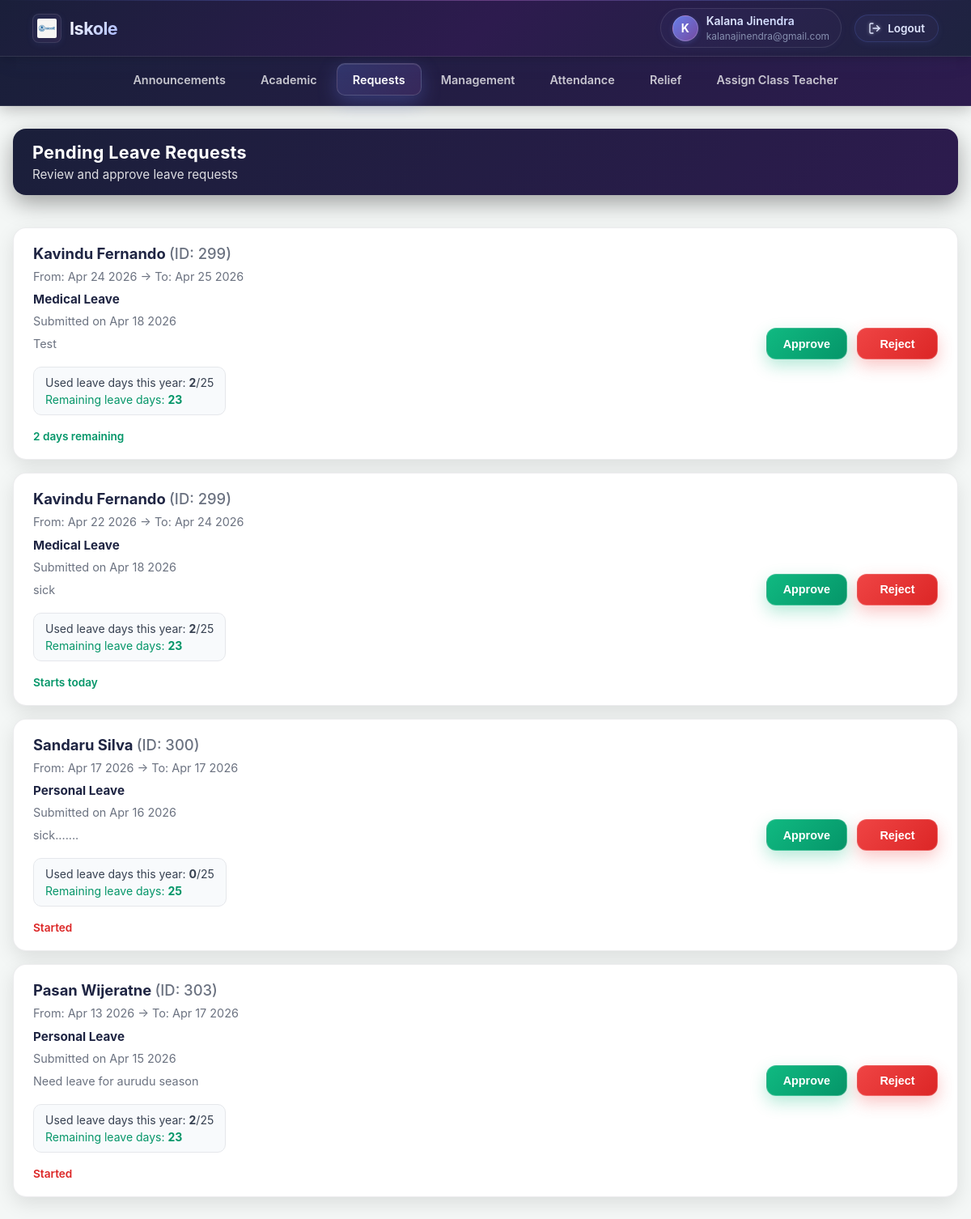
/index.php?url=mp&tab=Requests (signed in), run on the app's committed database.
### tables this page shows
CREATE TABLE `leaveRequests` (
  `id` int(11) NOT NULL,
  `teacherUserID` int(11) NOT NULL,
  `dateFrom` date NOT NULL,
  `dateTo` date NOT NULL,
  `leaveType` varchar(50) NOT NULL,
  `reason` text DEFAULT NULL,
  `status` enum('pending','approved','rejected') NOT NULL DEFAULT 'pending',
  `managerUserID` int(11) DEFAULT NULL,
  `managerComment` text DEFAULT NULL,
  `decidedAt` datetime DEFAULT NULL,
  `createdAt` datetime NOT NULL DEFAULT current_timestamp(),
  `updatedAt` datetime NOT NULL DEFAULT current_timestamp() ON UPDATE current_timestamp()
);

### app/Core/Controller.php (called while the page is built, shortened)
<?php
class Controller
{
    protected function view($view, $data = [])
    {
        extract($data);
        require_once "../app/Views/$view.php";
    }
    protected function model($model)
    {
        return new $model();
    }
}

### app/Controllers/MpController.php (called while the page is built, shortened)
<?php
class Mpcontroller extends UserController
{
    public function index()
    {
        $tab = $_GET['tab'] ?? 'Announcements';
        $data = [
            'tab' => $tab
        ];
        if ($tab === 'Requests') {
            $leaveModel = $this->model('LeaveRequestModel');
            $data['pendingLeaves'] = $leaveModel->getPending();
        }
        $this->view('mp/index', $data);
    }
}

### app/Core/App.php (called while the page is built, shortened)
<?php
class App
{
    protected $method = 'index';
    public function __construct()
    {
        $url = $this->parseUrl();
        if ($url && isset($url[0]) && $url[0] !== '') {
            $segment0 = $url[0];
            $rootControllerFile = __DIR__ . '/../Controllers/' . ucfirst($segment0) . 'Controller.php';
            $folderControllerFile = __DIR__ . '/../Controllers/' . $segment0 . '/' . ucfirst($segment0) . 'Controller.php';
            if (file_exists($rootControllerFile)) {
                unset($url[0]);
            } elseif (file_exists($folderControllerFile)) {
                $this->controller = ucfirst($segment0) . 'Controller';
                $controllerPath = $folderControllerFile;
                unset($url[0]);
            } else {
                header('Location: /login');
                exit;
            }
        } else {
            header('Location: /login');
            exit;
        }
        $this->controller = new $this->controller;
        $this->params = $url ? array_values($url) : [];
        call_user_func_array([$this->controller, $this->method], $this->params);
    }
    private function parseUrl()
    {
        if (isset($_GET['url']) && !empty($_GET['url'])) {
            return explode('/', filter_var(rtrim($_GET['url'], '/'), FILTER_SANITIZE_URL));
        }
        return [];
    }
}

### public/index.php (called while the page is built, shortened)
<?php
$app = new App();

### app/Model/LeaveRequestModel.php (called while the page is built, shortened)
<?php
require_once __DIR__ . '/../Core/Database.php';
class LeaveRequestModel
{
    private PDO $pdo;
    private int $annualLeaveLimit = 25;
    public function __construct()
    {
        $this->pdo = Database::getInstance();
    }
    public function getPending(int $limit = 50): array
    {
        $sql = "SELECT
                    lr.*,
                    lr.teacherUserID AS teacher_id,
                    CONCAT(un.firstName, ' ', un.lastName) AS teacher_name,
                    COALESCE((
                        SELECT COUNT(*)
                        FROM teacherAttendance ta2
                        JOIN teachers t2 ON t2.teacherID = ta2.teacherID
                        WHERE t2.userID = lr.teacherUserID
                          AND LOWER(ta2.status) = 'absent'
                          AND YEAR(ta2.attendance_date) = YEAR(CURDATE())
                    ), 0) AS used_leave_days,
                    GREATEST(
                        :annualLimit - COALESCE((
                            SELECT COUNT(*)
                            FROM teacherAttendance ta3
                            JOIN teachers t3 ON t3.teacherID = ta3.teacherID
                            WHERE t3.userID = lr.teacherUserID
                              AND LOWER(ta3.status) = 'absent'
                              AND YEAR(ta3.attendance_date) = YEAR(CURDATE())
                        ), 0),
                        0
                    ) AS remaining_leave_days
                FROM leaveRequests lr
                JOIN userName un ON un.userID = lr.teacherUserID
                WHERE lr.status = 'pending'
                ORDER BY lr.createdAt DESC, lr.id DESC
                LIMIT :lim";
        $stmt = $this->pdo->prepare($sql);
        $stmt->bindValue(':annualLimit', $this->annualLeaveLimit, PDO::PARAM_INT);
        $stmt->bindValue(':lim', $limit, PDO::PARAM_INT);
        $stmt->execute();
        return $stmt->fetchAll(PDO::FETCH_ASSOC);
    }
}

### app/Core/Database.php (called while the page is built, shortened)
<?php
class Database
{
    private static $instance = null;
    private function __construct()
    {
        $this->host = getenv('MYSQL_HOST') ?: 'db';
        $this->port = getenv('MYSQL_PORT') ?: '3306';
        $this->dbname = getenv('MYSQL_DB') ?: 'iskole';
        $this->username = getenv('MYSQL_USER') ?: 'root';
        $this->password = getenv('MYSQL_PASSWORD') ?: 'root';
        $charset = 'utf8mb4';
        $dsn = "mysql:host={$this->host};port={$this->port};dbname={$this->dbname};charset={$charset}";
        $options = [
            PDO::ATTR_ERRMODE => PDO::ERRMODE_EXCEPTION,
            PDO::ATTR_DEFAULT_FETCH_MODE => PDO::FETCH_ASSOC,
            PDO::ATTR_PERSISTENT => false,
        ];
        try {
            $this->pdo = new PDO($dsn, $this->username, $this->password, $options);
        } catch (PDOException $e) {
            throw new Exception("Database connection failed: " . $e->getMessage());
        }
    }
    public static function getInstance()
    {
        if (self::$instance === null) {
            self::$instance = new Database();
        }
        return self::$instance->pdo;
    }
}

### app/Views/templates/requests.php (the view, shortened to what this page needs)
<link rel="stylesheet" href="/css/request/request.css">
<?php
$list = isset($pendingLeaves) && is_array($pendingLeaves) ? $pendingLeaves : [];
?>
<div class="box">
    <div class="container info-box-large">
        <div class="heading-section">
            <span class="heading-text">Pending Leave Requests</span>
            <span class="sub-heding-text">Review and approve leave requests</span>
        </div>
        <?php if (empty($list)): ?>
            <div class="request-empty-state" role="status" aria-live="polite">
                <div class="request-empty-icon" aria-hidden="true">📭</div>
                <h3 class="request-empty-title">No pending leave requests</h3>
                <p class="request-empty-description">All leave requests have been reviewed. New requests will appear here automatically.</p>
            </div>
        <?php else: ?>
            <?php foreach ($list as $req): ?>
                <?php
                $requestedDate = !empty($req['createdAt']) ? date('M d Y', strtotime($req['createdAt'])) : '';
                $from = !empty($req['dateFrom']) ? date('M d Y', strtotime($req['dateFrom'])) : '';
                $to   = !empty($req['dateTo']) ? date('M d Y', strtotime($req['dateTo'])) : '';
                $remainLabel = '';
                if (!empty($req['dateFrom'])) {
                    $today = new DateTime();
                    $start = new DateTime($req['dateFrom']);
                    $diffDays = (int)$today->diff($start)->format('%r%a');
                    if ($diffDays > 0) {
                        $remainLabel = $diffDays . " days remaining";
                        $labelClass = "label label-green";
                    } elseif ($diffDays === 0) {
                        $remainLabel = "Starts today";
                        $labelClass = "label label-green";
                    } else {
                        $remainLabel = "Started";
                        $labelClass = "label label-red";
                    }
                } else {
                    $labelClass = "label label-green";
                }
                $usedLeaveDays = isset($req['used_leave_days']) ? (int)$req['used_leave_days'] : 0;
                $remainingLeaveDays = isset($req['remaining_leave_days']) ? (int)$req['remaining_leave_days'] : 25;
                ?>
                <div class="info-box border-container">
                    <div class="left">
                        <span class="heading-name">
                            <?= htmlspecialchars($req['teacher_name'] ?? 'Unknown') ?>
                            <span style="font-weight:500; color:#6b7280;">
                                (ID: <?= htmlspecialchars($req['teacher_id'] ?? $req['teacherUserID'] ?? '') ?>)
                            </span>
                        </span>
                        <span class="sub-heading">From: <?= htmlspecialchars($from) ?> → To: <?= htmlspecialchars($to) ?></span>
                        <span class="sub-heading-bolt"><?= ucfirst(htmlspecialchars($req['leaveType'] ?? '')) ?> Leave</span>
                        <span class="sub-heading">Submitted on <?= htmlspecialchars($requestedDate) ?></span>
                        <?php if (!empty($req['reason'])): ?>
                            <span class="sub-heading"><?= htmlspecialchars($req['reason']) ?></span>
                        <?php endif; ?>
                        <div style="margin-top:10px; padding:10px 14px; background:#f8fafc; border:1px solid #e5e7eb; border-radius:10px; width:fit-content;">
                            <div style="font-size:14px; color:#374151; margin-bottom:4px;">
                                Used leave days this year: <strong><?= $usedLeaveDays ?></strong>/25
                            </div>
                            <div style="font-size:14px; color:#059669;">
                                Remaining leave days: <strong><?= $remainingLeaveDays ?></strong>
                            </div>
                        </div>
                        <?php if (!empty($remainLabel)): ?>
                            <label class="<?= $labelClass ?>" style="margin-top:10px; display:inline-block;">
                                <?= htmlspecialchars($remainLabel) ?>
                            </label>
                        <?php endif; ?>
                    </div>
                    <div class="right two-com">
                        <form action="/index.php?url=leave/decide" method="post" style="display:inline;">
                            <button class="btn btn-green" type="submit"
                                onclick="return confirm('Approve this leave request?');">
                                Approve
                            </button>
                        </form>
                        <form action="/index.php?url=leave/decide" method="post" style="display:inline;">
                            <button class="btn btn-red" type="submit"
                                onclick="return confirm('Reject this leave request?');">
                                Reject
                            </button>
                        </form>
                    </div>
                </div>
            <?php endforeach; ?>
        <?php endif; ?>
    </div>
</div>

### public/css/variables.css (style rules this page uses)
:root { --primary-color: #4a90e2; --text-color: #333; --card-bg: #fff; --bg-color: #f4f7f6; --shadow-light: 0 4px 12px rgba(0, 0, 0, 0.1); --border-radius: 12px; }

### public/css/report/report.css (style rules this page uses)
:root { --blur-bg: rgba(255, 255, 255, 0.7); --text: #1f2543; --muted: #6b7280; --primary: #667eea; --primary-2: #764ba2; --ring: rgba(102, 126, 234, 0.45); --card: #ffffff; --border: rgba(17, 24, 39, 0.08); }

### public/css/header/header.css (style rules this page uses)
body { margin: 0; padding: 0; background: #f4f7f6; font-family: "Inter", "Segoe UI", -apple-system, BlinkMacSystemFont, sans-serif; min-height: 100vh; }

### public/css/request/request.css (style rules this page uses)
:root { --blur-bg: rgba(255, 255, 255, 0.7); --text: #1f2543; --muted: #6b7280; --primary: #667eea; --primary-2: #764ba2; --ring: rgba(102, 126, 234, 0.45); --card: #ffffff; --border: rgba(17, 24, 39, 0.08); --success-light: #10b981; --success-dark: #059669; --danger-light: #ef4444; --danger-dark: #dc2626; }
* { box-sizing: border-box; }
.box { max-width: 1400px; margin: 1.25rem auto; padding: 0.5rem 1rem 2rem; }
.heading-section { display: flex; flex-direction: column; gap: 0.3rem; padding: 1rem 1.5rem; border-radius: 16px; background: linear-gradient(135deg, #1a1f3a 0%, #2d1b4e 100%); color: #fff; box-shadow: 0 10px 28px rgba(0, 0, 0, 0.35); margin-bottom: 1.5rem; }
.heading-text { margin: 0; font-size: 1.35rem; font-weight: 700; color: #ffffff; letter-spacing: 0.3px; }
.sub-heding-text { margin: 0; color: rgba(255, 255, 255, 0.85); font-size: 0.95rem; font-weight: 400; }
.container.info-box-large { display: flex; flex-direction: column; gap: 1rem; }
.info-box { display: flex; align-items: center; justify-content: space-between; gap: 1.5rem; padding: 1.25rem 1.5rem; background: var(--card); border-radius: 16px; box-shadow: 0 8px 24px rgba(0, 0, 0, 0.1); transition: all 0.3s cubic-bezier(0.4, 0, 0.2, 1); border: 1px solid var(--border); }
.border-container { position: relative; overflow: hidden; }
.border-container::before { content: ""; position: absolute; left: 0; top: 0; bottom: 0; width: 4px; background: linear-gradient(135deg, var(--primary), var(--primary-2)); opacity: 0; transition: opacity 0.3s ease; }
.left { flex: 1; display: flex; flex-direction: column; gap: 0.5rem; }
.heading-name { font-size: 1.15rem; font-weight: 700; color: var(--text); margin: 0; }
.sub-heading { font-size: 0.9rem; color: var(--muted); margin: 0; line-height: 1.4; }
.sub-heading-bolt { font-size: 0.95rem; font-weight: 700; color: var(--text); margin: 0; }
.label { display: inline-block; font-size: 0.85rem; font-weight: 600; margin-top: 0.25rem; }
.label-green { color: #059669; }
.label-red { color: #dc2626; }
.right { display: flex; gap: 0.75rem; align-items: center; }
.right.two-com { flex-shrink: 0; }
.btn { appearance: none; border: none; padding: 0.65rem 1.25rem; border-radius: 12px; font-weight: 700; font-size: 0.9rem; cursor: pointer; transition: all 0.25s cubic-bezier(0.4, 0, 0.2, 1); position: relative; overflow: hidden; min-width: 100px; text-align: center; }
.btn::before { content: ""; position: absolute; top: 50%; left: 50%; width: 0; height: 0; border-radius: 50%; background: rgba(255, 255, 255, 0.3); transform: translate(-50%, -50%); transition: width 0.4s ease, height 0.4s ease; }
.btn-green { background: linear-gradient( 135deg, var(--success-light), var(--success-dark) ); color: #ffffff; box-shadow: 0 8px 20px rgba(16, 185, 129, 0.3); border: 1px solid rgba(255, 255, 255, 0.2); }
.btn-red { background: linear-gradient(135deg, var(--danger-light), var(--danger-dark)); color: #ffffff; box-shadow: 0 8px 20px rgba(239, 68, 68, 0.3); border: 1px solid rgba(255, 255, 255, 0.2); }
.info-box { animation: slideUp 0.4s ease-out backwards; }
.info-box:nth-child(2) { animation-delay: 0.2s; }
.info-box:nth-child(3) { animation-delay: 0.3s; }
.info-box:nth-child(4) { animation-delay: 0.4s; }
.info-box:nth-child(5) { animation-delay: 0.5s; }

### data on the page
leaverequests: teacher_name "Kavindu Fernando", teacherUserID "299", dateFrom "Apr 24 2026", dateTo "Apr 25 2026", leaveType "Medical", createdAt "Apr 18 2026", reason "Test", usedLeaveDays "2", remainingLeaveDays "23", dateFrom "2 days remaining"
leaverequests: teacher_name "Kavindu Fernando", teacherUserID "299", dateFrom "Apr 22 2026", dateTo "Apr 24 2026", leaveType "Medical", createdAt "Apr 18 2026", reason "sick", usedLeaveDays "2", remainingLeaveDays "23", dateFrom "Starts today"
leaverequests: teacher_name "Sandaru Silva", teacherUserID "300", dateFrom "Apr 17 2026", dateTo "Apr 17 2026", leaveType "Personal", createdAt "Apr 16 2026", reason "sick.......", usedLeaveDays "0", remainingLeaveDays "25", dateFrom "Started"
leaverequests: teacher_name "Pasan Wijeratne", teacherUserID "303", dateFrom "Apr 13 2026", dateTo "Apr 17 2026", leaveType "Personal", createdAt "Apr 15 2026", reason "Need leave for aurudu season", usedLeaveDays "2", remainingLeaveDays "23", dateFrom "Started"

### other printed values
substr($name, 0, 1) "K"
$_SESSION['name'] "Kalana Jinendra"
$_SESSION['user_email'] "kalanajinendra@gmail.com"
$label "Announcements"
$label "Academic"
$label "Requests"
$label "Management"
$label "Attendance"
$label "Relief"
$label "Assign Class Teacher"
